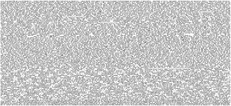
#> input picture pxpipe/pages/page-001.png, 231 x 106 px, shrunk from 1568 x 720 before the run
$ python stitch_pages.py
#> lines starting #> are read from the running program, lines starting #| are printed output that depends on the picture
"""
Stitch individual pxpipe page images vertically into a single merged image.
"""
import glob
import os
import re
from PIL import Image

def natural_sort_key(s):
    return [int(text) if text.isdigit() else text.lower() for text in re.split(r'(\d+)', s)]

def merge_pages(pxpipe_dir='pxpipe', output_filename='docs_merged_complete.png'):
#> called with pxpipe_dir = 'pxpipe', output_filename = 'docs_merged_complete.png'
    pages_dir = os.path.join(pxpipe_dir, 'pages')
    if os.path.exists(pages_dir) and glob.glob(os.path.join(pages_dir, 'page-*.png')):
        pattern = os.path.join(pages_dir, 'page-*.png')
    else:
        pattern = os.path.join(pxpipe_dir, 'page-*.png')
    page_files = sorted(glob.glob(pattern), key=natural_sort_key)

    if not page_files:
        raise FileNotFoundError(f"No page-*.png files found in {pxpipe_dir} or {pages_dir}")

    images = [Image.open(p) for p in page_files]
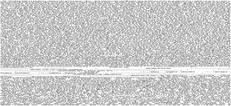
#> input picture pxpipe/pages/page-002.png, 231 x 106 px, shrunk from 1568 x 720 before the run
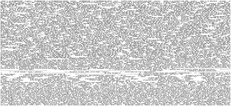
#> input picture pxpipe/pages/page-003.png, 231 x 106 px, shrunk from 1568 x 720 before the run
#> images = 3 items
    max_width = max(img.width for img in images)
#> max_width = 231
    total_height = sum(img.height for img in images)
#> total_height = 318

    print(f"Merging {len(images)} pages:")
#| Merging 3 pages:
    for f, img in zip(page_files, images):
        print(f"  {os.path.basename(f)}: {img.width}x{img.height}")
#> this loop made 3 passes
#|   page-001.png: 231x106
#|   page-002.png: 231x106
#|   page-003.png: 231x106

    # Create merged canvas (RGBA mode matching pxpipe complete exports)
    merged_image = Image.new('RGBA', (max_width, total_height), color=(255, 255, 255, 255))
#> merged_image: PIL image 231x318 RGBA; every value is 255

    current_y = 0
    for img in images:
        # Convert to RGBA for consistent pasting
        img_rgba = img.convert('RGBA')
        merged_image.paste(img_rgba, (0, current_y))
        current_y += img.height
#> this loop made 3 passes
#> current_y on passes 1 to 3: 106, 212, 318
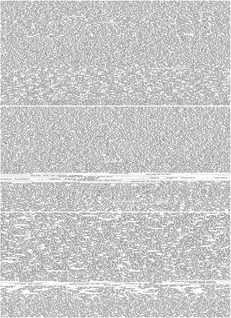
#> merged_image: PIL image 231x318 RGBA; mean R, G, B, A 200, 200, 200, 255
#> after the loop, current_y = 318

    output_path = os.path.join(pxpipe_dir, output_filename)
    merged_image.save(output_path, 'PNG', optimize=True)
    print(f"\nSuccessfully generated {output_path}")
#| Successfully generated pxpipe/docs_merged_complete.png

    # Also save as docs_copy_complete.png
    copy_path = os.path.join(pxpipe_dir, 'docs_copy_complete.png')
    merged_image.save(copy_path, 'PNG', optimize=True)
    print(f"Successfully generated {copy_path}")
#| Successfully generated pxpipe/docs_copy_complete.png
    print(f"Final dimensions: {max_width}x{total_height} px")
#| Final dimensions: 231x318 px
    print(f"File size: {os.path.getsize(output_path):,} bytes")
#| File size: 123,026 bytes

if __name__ == '__main__':
    merge_pages()
